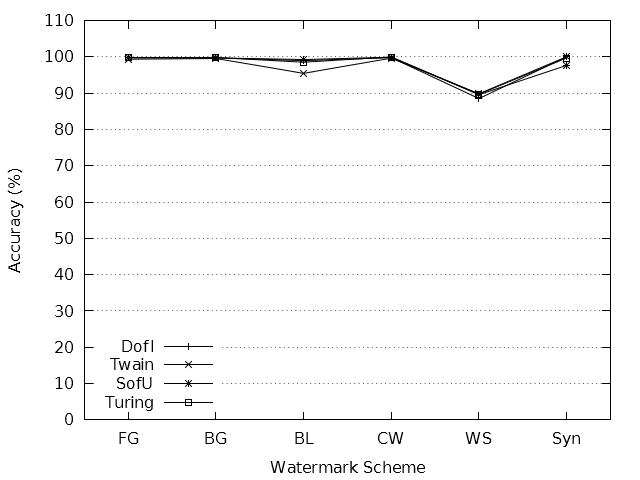

Generate this figure with gnuplot:
terminal = "pngcairo"
output = "accuracy-one.png"

if (!exists("input")) input = "acc-one.dat"

set datafile missing "NaN"
stats input using 3 nooutput

if (!exists("fileCount")) {
	fileCount = STATS_blocks
}

if (!exists("schemeCount")) {
	schemeCount = (STATS_records + STATS_invalid) / STATS_blocks
}

if (exists("terminal")) {
	set terminal terminal mono solid
}
else {
	set terminal windows monochrome solid
}

if (exists("output")) set output output

#set title "Watermark Accuracy for Single Schemes"
set style data linespoints
set key autotitle columnhead left bottom

set ylabel "Accuracy (%)"
set yrange [ 0 : 110 ]
set ytics 10
set grid ytics

set xlabel "Watermark Scheme"
set xrange [ -0.5 : schemeCount - 0.5 ]

plot for [ i = 1 : fileCount ] input using 3 : xticlabels(1) index i - 1
